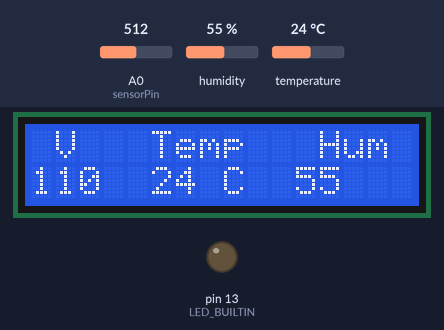
Recording of a sketch running on a simulated Arduino Uno, built with avr-gcc and run on an emulated ATmega328P. Parts: 16×2 character LCD, output pins drawn as LEDs (lit = HIGH). The inputs (shaded band) are chosen by the test bench; at power-on: A0 (sensorPin) = 512, humidity 55 %, temperature 24 °C. The modem accepts every AT command (registered, SIM ready, sends succeed) and sends nothing else; what the sketch prints to the serial monitor is not drawn.

Above: at 105.6 s.

The sketch:

replyTempInSMS.ino
```cpp
// include the library code:
#include <LiquidCrystal.h>

// Creates an LCD object. Parameters: (rs, enable, d4, d5, d6, d7)
int rs = 7, en = 8, d4 = 9, d5 = 10, d6 = 11, d7 = 12; // قرار دادن پین ها در متغیر
LiquidCrystal lcd(rs, en, d4, d5, d6, d7); // پیکربندی ال سی دی

#include <DHT11.h>
DHT11 dht11(4); // Create an instance of the DHT11 class.


#include <TimeLib.h>
// #include "SIM800L-SOLDERED.h" // Include soldered library sof SIM800L breakout
#include <SoftwareSerial.h>
#include "JDateLib.h"

// Offset hours from gps time (UTC)
const unsigned long offset = 3.5;   // Tehran Time Zone

//SIM800L sim800(3,2); // So connect D8 to the TX, D9 to the RX
SoftwareSerial GsmSerial(3, 2); //SIM800L Tx & Rx is connected to Arduino #3 & #2
int previousSMSIndex = 0;
int currentSMSIndex = 0;


unsigned long currentTime;
unsigned long tempTime;


#define TIMER_INTERRUPT_DEBUG         0
#define _TIMERINTERRUPT_LOGLEVEL_     0
#define USE_TIMER_1     true
#include "TimerInterrupt.h"

void TimerHandler1(void)
{
  static bool toggle1 = false;

  //timer interrupt toggles pin LED_BUILTIN
  digitalWrite(LED_BUILTIN, toggle1);
  toggle1 = !toggle1;
}


#include <cppQueue.h>
#define	IMPLEMENTATION	FIFO


typedef struct smsData {
		uint16_t	      templateId;
    unsigned long   dateTime;
} SMS;


char templates[9][20] = {
	 "turned onn! ",//0
	 "turned off! ",//1
	 "overheated! ",//2
	 "Monitoring Started. ", //3
	 "over first! ",//4
	 "below first! ",//5
	 "over second! ",//6
	 "below second! ",//7
	 "I'm alive. "//8
};

char Numbers[2][13] = {
	 "+989151575793",//0
	 //"+989151575793",//0
	 "+989361855278",//1
};
cppQueue	q(sizeof(SMS), 10, IMPLEMENTATION);	// Instantiate queue

const int powerIndicator = 17;
const int tempretureIndicator = 18;
const int smsIndicator = 19;

void setup()
{

  pinMode(powerIndicator, INPUT_PULLUP);//right yellow
  pinMode(tempretureIndicator, INPUT_PULLUP);//red
  pinMode(smsIndicator, INPUT_PULLUP);

  digitalWrite(powerIndicator,HIGH);
  digitalWrite(tempretureIndicator,HIGH);
  digitalWrite(smsIndicator,HIGH);


  currentTime = millis();
  tempTime=currentTime;
  GsmSerial.begin(9600);
  Serial.begin(9600); // Start serial communication with PC using 115200 baudrate
  //sim800.begin(); // Initialize sim800 module
  while (!Serial) // Wait until serial is available
      ;


  Serial.println("Module Is Starting.");
  delay(8000); // This delay is necessary, it helps the device to be ready and connect to a network

  Serial.println("Should be ready by now");

  // bool deviceAttached=false;
  // while (!deviceAttached)// Check if sim800 is connected
  // {
  //   deviceAttached = sim800.isAttached();
  //   if (deviceAttached)
  //   {
  //       Serial.println("Device is Attached");
  //       break;
  //   }
  //   else
  //   {
  //       Serial.println("Not Attached");
  //       delay(100);
  //   }
  // }


  wiatuntilConnectToGSM();

  lcd.begin(16,2);
  // lcd.clear();
  // displayData() ;

  // Delete all sms in memory
  //sim800.dellAllSMS();
  setNetworkTime();
  // Save the last sms
  // currentSMSIndex = sim800.currentMessageIndex; // Reads the last saved sms index
  // previousSMSIndex = currentSMSIndex;

  pinMode(LED_BUILTIN, OUTPUT);
  // ITimer1.init();

  // alert Start
  SMS sms = {};
  sms.templateId=3;
  sms.dateTime=now();
  q.push(&sms);

  digitalWrite(powerIndicator,LOW);
  digitalWrite(tempretureIndicator,LOW);
  digitalWrite(smsIndicator,LOW);
}
void loop()
{
  Serial.println("main loop started!");
  currentTime = millis();
  //String dateTime= sim800.getTime();
	//Serial.println(dateTime);

  power();
  tempreture();

  checkSMS();
  Serial.println("main loop completed!1");

  //aliveness();
  updateState();
  Serial.println("main loop completed!2");

  displayData();
}
int temperature = 0;
int previousTemperature = 0;
int humidity = 0;
bool isIncreasing_first = true;
bool isIncreasing_second = true;
int  sensorValue = 0;  // variable to store the value coming from the sensor
float  currentVoltage = 220;  // variable to store the value coming from the sensor
float  previousVoltage = 220;  // variable to store the value coming from the sensor

void displayData()
{
    // Print a message to the LCD.
    lcd.setCursor(0, 0);
    lcd.print(" V   Temp   Hum ");

    char vBuffer[3];
    dtostrf(currentVoltage,3,0, vBuffer);
    char* dataRow="220  20C   80% ";
    sprintf(dataRow, "%s  %2d C  %2d% ",vBuffer,temperature,humidity);
    Serial.println("displayData");
    Serial.println(dataRow);
    // set the cursor to column 0, line 1
    // (note: line 1 is the second row, since counting begins with 0):
    lcd.setCursor(0 ,1);
    // Print a message to the LCD.
    lcd.print(dataRow);
}
#pragma region checkNewSMS
  void checkSMS()
  {
      // bool checkSMS = sim800.checkNewSMS(); // Check if tehere is incoming message
      // if (checkSMS)
      // {
      //     Serial.println("New SMS receieved");
      //     // currentSMSIndex = sim800.currentMessageIndex; // Reads the last saved sms index

      //     // Lets read the sms
      //     message = sim800.readSMS(sim800.currentMessageIndex); // Read sms and save it in message variable
      //     //Serial.println("Received message is: ");
      //     Serial.println(message);
      //     // previousSMSIndex = currentSMSIndex; // Update your sms index

      //     char msg[]="";
      //     char mobilenumber[14];
      //     sim800.lastMobileNumber.toCharArray(mobilenumber, 14);
      //     sprintf(msg,"Hi!Temperature: %ddeg and Humidity: %d%",temperature,humidity);
      //     bool checkSend = sim800.sendSMS(mobilenumber, msg);
      //     if(checkSend){
      //       Serial.println("message is Sended");
      //     }
      //     else
      //     {
      //       Serial.println("Sending Failed");

      //     }
      // }
  }
#pragma endregion


// #pragma region aliveness
// #define alivenessPeriod 4*3600*1000 //4hours
// unsigned long alivenessTime;
// void aliveness()
// {
//   Serial.println("read tempreture started!");
//   if ( currentTime - alivenessTime < alivenessPeriod )  //test whether the period has elapsed
//   {
//     return;
//   }
//   else {
//     alivenessTime = currentTime;  //IMPORTANT to save the start time of the current LED state.

//     SMS sms = {};
//     sms.templateId=8;
//     sms.dateTime=now();
//     q.push(&sms);
//   }

// }
// #pragma endregion //aliveness

#pragma region Temperature
  #define tempPeriod 1000
  void tempreture()
  {
    digitalWrite(tempretureIndicator,HIGH);

    Serial.println("read tempreture started!");
    if ( currentTime - tempTime < tempPeriod )  //test whether the period has elapsed
    {
      return;
    }
    else {
      tempTime = currentTime;  //IMPORTANT to save the start time of the current LED state.
    }

      // Attempt to read the temperature and humidity values from the DHT11 sensor.
      int result = dht11.readTemperatureHumidity(temperature, humidity);

      // Check the results of the readings.
      // If the reading is successful, print the temperature and humidity values.
      // If there are errors, print the appropriate error messages.
      if (result == 0) {
          Serial.print("Temperature: ");
          Serial.print(temperature);
          Serial.print(" °C\tHumidity: ");
          Serial.print(humidity);
          Serial.println(" %");
      } else {
          // Print error message based on the error code.
          Serial.println(DHT11::getErrorString(result));
      }
    Serial.println("read tempreture completed!");
    delay(1000);
    digitalWrite(tempretureIndicator,LOW);
    TempEvaluation();
  }
#define firstThresholdUpper 30
#define firstThresholdLower 27

#define secondThresholdUpper 35
#define secondThresholdLower 32

  void TempEvaluation()
  {
      Serial.println("Temperature Evaluation started!");
    // //First threshold
    if(isIncreasing_first && temperature>firstThresholdUpper && (temperature - previousTemperature)>1){
      isIncreasing_first =false;
      previousTemperature=temperature;
      // Serial.println("over first threshold temperature! ");
      SMS sms = {};
      sms.templateId=4;
      sms.dateTime=now();
      q.push(&sms);

    }
    else if(!isIncreasing_first && temperature<firstThresholdLower && (previousTemperature - temperature)> 1){
      isIncreasing_first = true;
      // Serial.println("below first threshold temperaturer! ");
      previousTemperature=temperature;
      SMS sms = {};
      sms.templateId=5;
      sms.dateTime=now();
      q.push(&sms);
      //bool checkDisConnectedSend = sim800.sendSMS("+989151575793", "Voltage DisConnected!");
    }


    //Second threshold
    if(isIncreasing_second && temperature>secondThresholdUpper && (temperature - previousTemperature)>1){
      isIncreasing_second = false;
      previousTemperature=temperature;
      // Serial.println("over second threshold temperature! ");
      SMS sms = {};
      sms.templateId=6;
      sms.dateTime=now();
      q.push(&sms);

    }
    else if(!isIncreasing_second && temperature<secondThresholdLower && (previousTemperature - temperature)> 1){
      isIncreasing_second = true;
      // Serial.println("below second threshold temperaturer! ");
      previousTemperature=temperature;
      SMS sms = {};
      sms.templateId=7;
      sms.dateTime=now();
      q.push(&sms);
      //bool checkDisConnectedSend = sim800.sendSMS("+989151575793", "Voltage DisConnected!");
    }

    Serial.println("Temperature Evaluation completed!");
  }
#pragma endregion //Temperature

#pragma region Power
  #define sensorPin A0   // select the input pin for the potentiometer
  void power()
  {
     digitalWrite(powerIndicator,HIGH);
     delay(500);
     digitalWrite(powerIndicator,LOW);
     delay(500);
     digitalWrite(powerIndicator,HIGH);
    Serial.println("read power started!");
    sensorValue = analogRead(sensorPin);
    // turn the ledPin on
    // stop the program for <sensorValue> milliseconds:
    //Serial.println("sensor:");
    Serial.println(sensorValue);
    //Serial.println("Voltage:");
    currentVoltage =sensorValue;
    currentVoltage=(currentVoltage /1023)*220;
    Serial.println(currentVoltage);
    if(currentVoltage>200 && (currentVoltage - previousVoltage)>50){
      previousVoltage=currentVoltage;
      Serial.println("Voltage Connected!");
      SMS sms = {};
      sms.templateId=0;
      sms.dateTime=now();
      q.push(&sms);

    }
    else if(currentVoltage<180 && (previousVoltage - currentVoltage)> float(50)){
      Serial.println("Voltage DisConnected!");
      previousVoltage=currentVoltage;
      SMS sms = {};
      sms.templateId=1;
      sms.dateTime=now();
      q.push(&sms);
      //bool checkDisConnectedSend = sim800.sendSMS("+989151575793", "Voltage DisConnected!");
    }


    digitalWrite(powerIndicator,LOW);
    Serial.println("read power completed!");
  }
#pragma endregion


void updateState()
{
  digitalWrite(smsIndicator,HIGH);
  Serial.println("updateState started!");
  unsigned int i=0;

  int count =q.getCount();
  //Serial.println("count: ");
  Serial.println(count);
  if(count>0)
  {
    indicator(4); //blink slow

    for (i = 0 ; i < count ; i++)
    {
      Serial.println("updateState complete! 001");

      SMS sms;
      q.peek(&sms);
      //Serial.println("cnt");//Serial.println(i);//Serial.println(": ");
      // Serial.println(templates[sms.templateId]);
      // Serial.println(sms.dateTime);
      char message[200]="";
      // sprintf(message, "%d: %s", i,templates[sms.templateId]);
      // strcat(message, templates[sms.templateId]);
      strncpy (message,templates[sms.templateId],20);
      strcat (message,digitalClockString(sms.dateTime));
      Serial.println(message);
      // bool IsSend = sim800.sendSMS("+989151575793",message);
      // delay(2000); bool IsSend=true;

      char vBuffer[3];
      dtostrf(currentVoltage,3,0, vBuffer);
      char* dataRow="220  20C   80% ";
      sprintf(dataRow, " %sVolt  %2dDeg  %2d%% ",vBuffer,temperature,humidity);
      strcat (message,dataRow);
      char mobileNumber[13]="";
      strncpy (mobileNumber,Numbers[0],13);
      bool IsSend = sendSMS(message,mobileNumber);

      strncpy (mobileNumber,Numbers[1],13);
      IsSend = sendSMS(message,mobileNumber);

     if(true)
      {
        q.drop();
        Serial.println("sms is send");
      }
      // if(IsSend)
      else{
        Serial.println("sending sms failed!");
        indicator(1); //blink fast
        delay(500);
      }
    }
     indicator(0);
  //  Serial.println("updateState complete! 00");

  }
  else{
   indicator(0);
  }
   Serial.println("updateState complete!");
    delay(500);
    digitalWrite(smsIndicator,LOW);
}

void indicator(uint8_t state)
{
  // switch (state) {
  //   case 0:
  //     ITimer1.detachInterrupt();
  //     digitalWrite(LED_BUILTIN, false);
  //     break;
  //   case 1:
  //     ITimer1.attachInterruptInterval(50, TimerHandler1);
  //     break;
  //   case 2:
  //     ITimer1.attachInterruptInterval(100, TimerHandler1);
  //     break;
  //   case 3:
  //     ITimer1.attachInterruptInterval(200, TimerHandler1);
  //     break;
  //   case 4:
  //     ITimer1.attachInterruptInterval(300, TimerHandler1);
  //     break;
  // }
}


void setNetworkTime(){

  int Year;
  byte Month, Day, Hour, Minute, Second;

  // String dateTime= sim800.getTime();
  // Serial.println(dateTime);
  // if(dateTime.length()<2) return;

  // Year=dateTime.substring(2,6).toInt();
  // Month= dateTime.substring(7,9).toInt();
  // Day=dateTime.substring(10,12).toInt();
  // Hour=dateTime.substring(13,15).toInt();
  // Minute=dateTime.substring(16,18).toInt();
  // Second=dateTime.substring(19,21).toInt();

  Year=2024;
  Month= 11;
  Day=4;
  Hour=11;
  Minute=4;
  Second=1;

  Date now(Year,Month,Day);

  // set the Time to the latest GPS reading
  setTime(Hour, Minute, Second, Day, Month, Year);
  adjustTime(3.5 * SECS_PER_HOUR);

}


char* digitalClockString(unsigned long time){
  Date now(year(time),month(time),day(time));
  String jdate = now.JDate();
  char* buffer="2014/10/23 11:7:23";
  sprintf(buffer, "%s-%02d:%02d:%02d",jdate.c_str(),hour(time),minute(time),second(time));
  return buffer;
}
// smsData messages[20];  //an array of 2 structs of type timerData


bool sendSMS(const char message[] , const char mobile[])
{
  Serial.println("Is sending Sms");
  Serial.write(message);
  GsmSerial.println("AT+CMGF=1"); // Configuring TEXT mode

  delay(500);//updateSerial();
  GsmSerial.println("AT+CSMP=17,167,0,0"); // برای ارسال SMS انگلیسی مناسب است
  // GsmSerial.println("AT+CSMP=17,167,0,8"); // برای ارسال SMS UNICODE مناسب است
  // GsmSerial.println("AT+CSMP=17,167,0,16"); // _دیالوگ ذخره کردن ظاهر میشود_برای ارسال یک پیام با مدت اعتبار ۱ روز
  delay(500);//updateSerial();
  GsmSerial.print("AT+CMGS=\"");//change ZZ with country code and xxxxxxxxxxx with phone number to sms
  GsmSerial.print(mobile);//change ZZ with country code and xxxxxxxxxxx with phone number to sms
  GsmSerial.println("\"\r");//change ZZ with country code and xxxxxxxxxxx with phone number to sms

  delay(500);//updateSerial();
  GsmSerial.println(message); //text content
  delay(100);
  GsmSerial.write(0x1A);
  return checkResponse();
}
void updateSerial()
{
  delay(500);
  while (Serial.available())
  {
    GsmSerial.write(Serial.read());//Forward what Serial received to Software Serial Port
  }
  while(GsmSerial.available())
  {
    Serial.write(GsmSerial.read());//Forward what Software Serial received to Serial Port
  }
}
bool checkResponse()
{
 delay(500);
  // while (Serial.available())
  // {
  //   GsmSerial.write(Serial.read());//Forward what Serial received to Software Serial Port
  // }
  // while(GsmSerial.available())
  // {
  //   Serial.write(GsmSerial.read());//Forward what Software Serial received to Serial Port
  // }

  String tempData = GsmSerial.readString(); // reads the response
  Serial.println(tempData);
  delay(20000);
  char *temp = strdup(tempData.c_str());

  if ((strstr(temp,"+CMGS:")) != NULL)
  {
      return true;
  }
  else
  {
      return false;
  }
}
void wiatuntilConnectToGSM(){
  // digitalWrite(5, false);
  // delay(200);
  // digitalWrite(5, true);
  // delay(10000);
   bool deviceAttached=false;


  while (!deviceAttached)// Check if sim800 is connected
  {
    GsmSerial.println("AT"); //Once the handshake test is successful, it will back to OK

    String tempData = GsmSerial.readString(); // reads the response
    char *temp = strdup(tempData.c_str());

    if ((strstr(temp,"OK")) != NULL)
    {
        Serial.println("Device is Attached");


        //enable debugging
        GsmSerial.println("AT+CMEE=1");
        delay(200);
        while(GsmSerial.available())
        {
          Serial.write(GsmSerial.read());//Forward what Software Serial received to Serial Port
        }


        break;
    }
    else
    {
        Serial.println("Not Attached");
        delay(100);
    }

  }
} 
```
